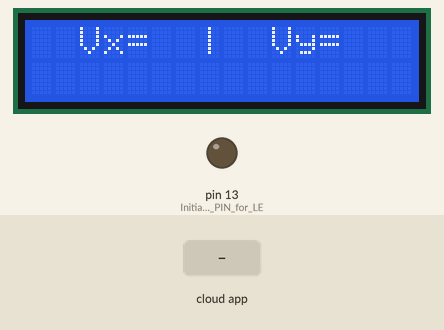
Recording of a sketch running on a simulated Arduino Uno, built with avr-gcc and run on an emulated ATmega328P. Parts: 16×2 character LCD, output pins drawn as LEDs (lit = HIGH). The inputs (shaded band) are chosen by the test bench. The ROS host is connected and sends only what is stated.

Above: at 1.2 s.
1.3 s: the phone or cloud app sets ard_msg to 0
At 2.4 s:
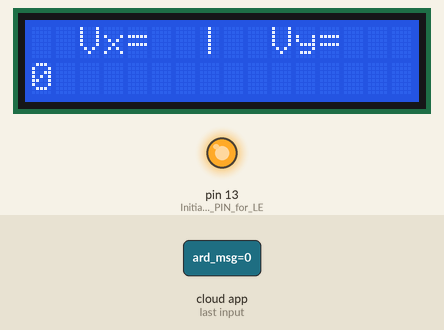
2.8 s: the phone or cloud app sets ard_msg to 1
At 3.6 s:
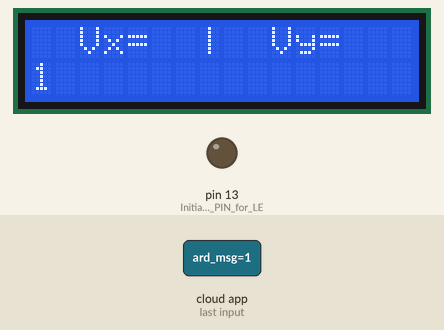
Timing chart, 0 to 5.8 s (numbered marks = the images above; inputs shaded):
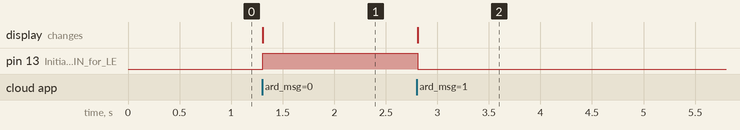

The sketch:

ArduinoPrint.ino
```cpp
// (licence header left out)
#include <LiquidCrystal.h>
#include <ros.h>
#include <std_msgs/String.h>

ros::NodeHandle  nh;

// Initialize the library by associating any needed LCD interface pin with the arduino pin number
const int rs = 12, en = 11, d4 = 5, d5 = 4, d6 = 3, d7 = 2;
LiquidCrystal lcd(rs, en, d4, d5, d6, d7);

//Define the subscriber function 'lcd_print' to print the string of the message in the LCD
void lcd_print(const std_msgs::String& msg){
    lcd.setCursor(0, 1);//Placing the cursor in the second row of the LCD
    lcd.print(msg.data);//Printing the control signal
    digitalWrite(13, HIGH-digitalRead(13));// Blinking the LED as a reference of receiving data
}
ros::Subscriber<std_msgs::String> sub("/ard_msg", &lcd_print);

//
void setup() {
  pinMode(13,OUTPUT);//Initialize the PIN for LED indicator
  // Set the ros node
  nh.getHardware()->setBaud(9600);  nh.initNode();
  // Set up the LCD's number of columns and rows:
  lcd.begin(16, 2);
  // Printing the titles of the message to the first row of the LCD.
  lcd.setCursor(0, 0); lcd.print("  Vx=  |  Vy=   ");
  // Printing the controls into the LCD.
  nh.subscribe(sub);
}

void loop() {
  nh.spinOnce();
  delay(10);
}
```

Measured:
- after the input at 1.3 s, pin 13 (Initialize_the_PIN_for_LE): LOW → HIGH at once; the display: changes at once (image 1)
- after the input at 2.8 s, pin 13 (Initialize_the_PIN_for_LE): HIGH → LOW at once; the display: changes at once (image 2)
